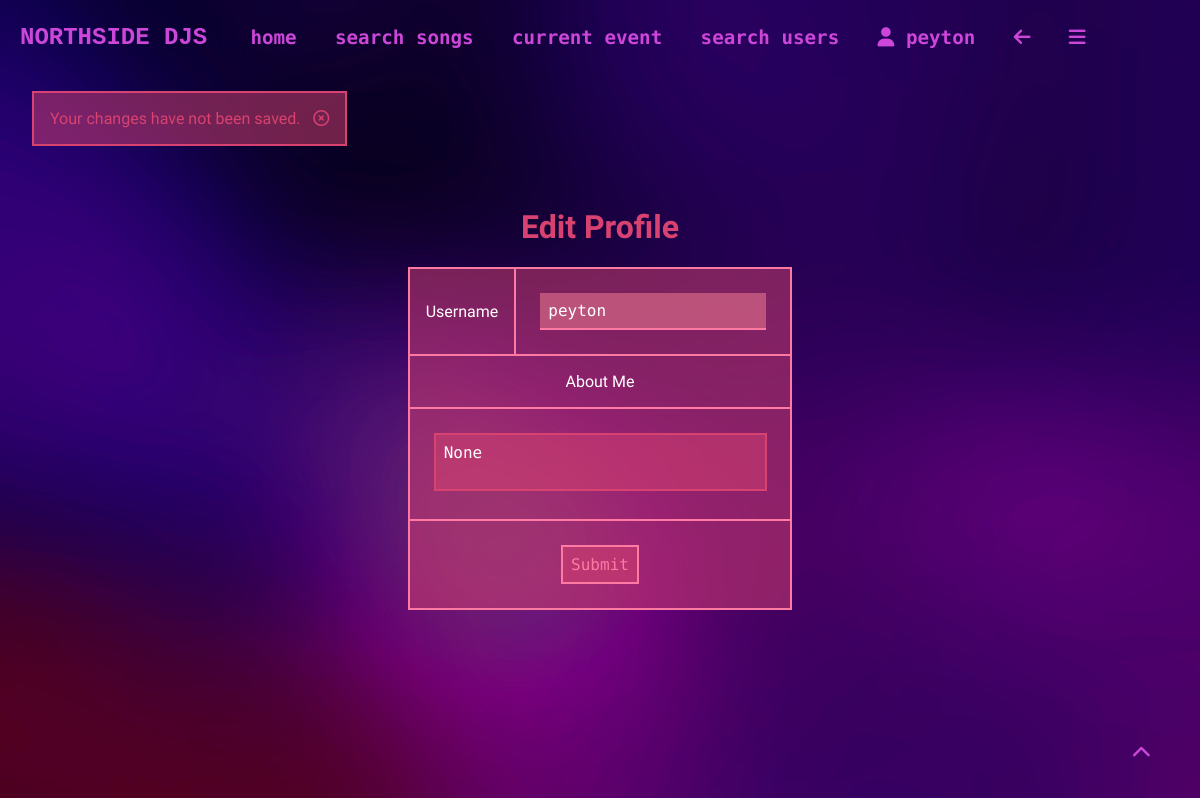
The page /edit_profile (signed in) on the database as committed earlier.
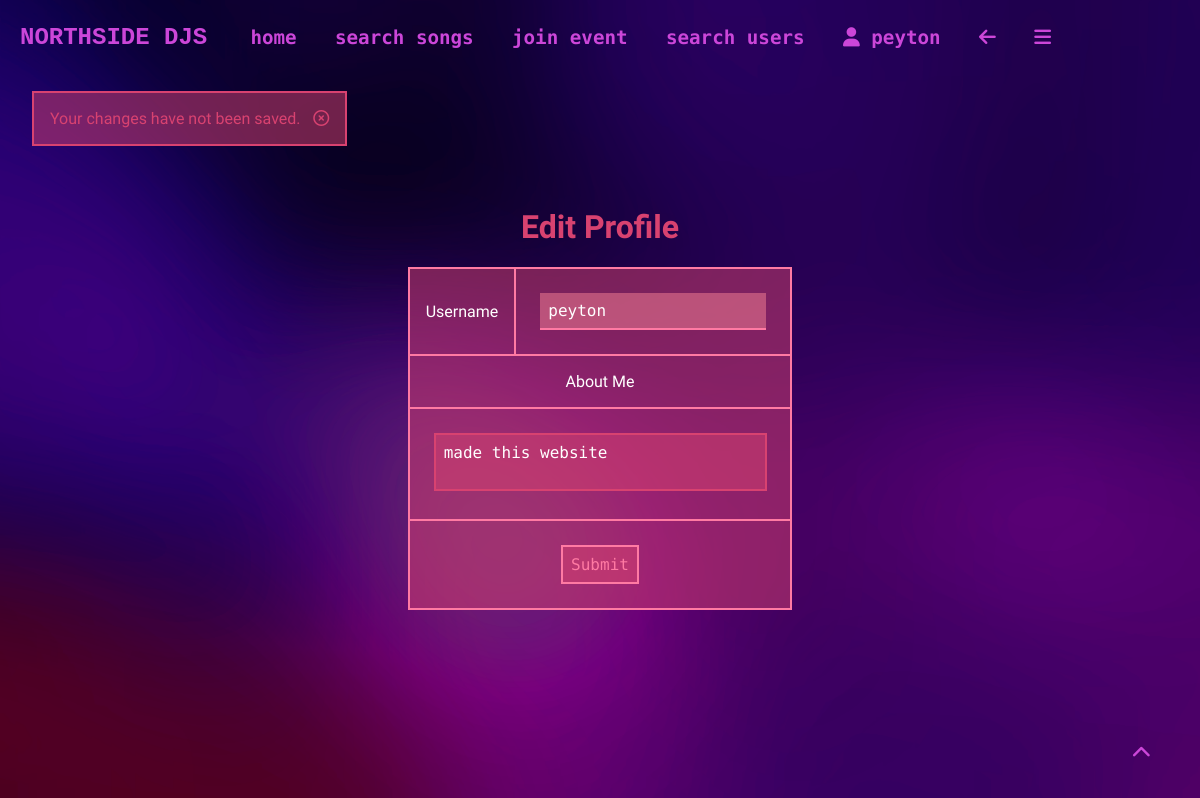
The same page on the database as committed later.
### app/models.py (models this page shows, shortened)
class User(UserMixin, db.Model):
    user_id = db.Column(db.Integer, primary_key=True)
    username = db.Column(db.String(64), index=True, unique=True)
    email = db.Column(db.String(120), index=True, unique=True)
    password_hash = db.Column(db.String(128))
    about_me = db.Column(db.String(140))
    in_event = db.Column(db.Boolean, default=False)
    pfp = db.Column(db.String(140))
    events = db.relationship('Events', back_populates='user')
    songs = db.relationship('FavouriteSong', back_populates='user')
    event_users = db.relationship('EventUsers', back_populates='user')
    voted_songs = db.relationship('VotedSongs', back_populates='user')
    song_reviews = db.relationship('SongReviews', back_populates='user', foreign_keys='SongReviews.user_id')
    username_rel = db.relationship('SongReviews', back_populates='username_rel', foreign_keys='SongReviews.username')

### app/routes.py (the view)
@app.route('/edit_profile', methods=['GET', 'POST']) # edit profile page
@login_required
def edit_profile(): # edit profile function
    form = EditProfileForm() # sets form as the EditProfileForm from forms.py
    if form.validate_on_submit(): # checks if the form validates when submitted
        current_user.username = form.username.data # sets the username to the form data
        current_user.about_me = form.about_me.data # sets the about me to the form data
        db.session.commit() # commits to database
        flash('Your changes have been saved.')
        return redirect(url_for('user', username=current_user.username)) # redirects to the users profile page
    else:
        form.username.data = current_user.username # sets the username to the current users username
        form.about_me.data = current_user.about_me # sets the about me to the current users about me
        flash('Your changes have not been saved.')
    return render_template('edit_profile.html', title='Edit Profile',
                           form=form) # renders the edit profile page

### app/forms.py
class EditProfileForm(FlaskForm):
    username = StringField('Username', validators=[DataRequired()])
    about_me = TextAreaField('About me', validators=[Length(min=0, max=140)])
    submit = SubmitField('Submit')

### app/models.py (called while the page is built)
@login.user_loader
def load_user(user_id):
    return User.query.get(int(user_id))

### app/routes.py (called while the page is built)
@app.context_processor # injects the current event the user is in into all templates
def inject_user_event():
    if current_user.is_authenticated: # checks if the user is logged in
        if current_user.in_event: # checks if the user is in an event
            user_id = current_user.user_id
            user_event = EventUsers.query.filter_by(user_id=user_id).first().event_id
            return dict(user_event=user_event) # returns the event that the user is in
        else:
            return dict(user_event=None) # returns the user event as none if the user is not in an event
    return dict(user_event=None) # returns the user event as none if the user is not logged in

### app/templates/edit_profile.html (shortened to what this page needs)
{% extends "base.html" %}
{% block content %}
<div class="searchcard">
    <h1>Edit Profile</h1>
    <form action="{{url_for('edit_profile')}}" method="post">
        <table>
            <tr>
                <td><label for="username">Username</label></td>
                <td><input type="text" name="username" value="{{current_user.username}}"></td>
            </tr>
            <tr>
                <td class="centretext" colspan="2"><label for="about_me">About Me</label></td>
            </tr>
            <tr>
                <td colspan="2"><textarea type="textarea" name="about_me">{{current_user.about_me}}</textarea></td>
            </tr>
            <tr>
                <td colspan="2" class="centretext"><input type="submit" value="Submit"></td>
            </tr>
        </table>
    </form>
</div>
{% endblock %}

### app/templates/base.html (shortened to what this page needs)
<!DOCTYPE html>
<html lang="en">
<head>
   <link rel="stylesheet" href="{{ url_for('static', filename='css/styles.css') }}">
</head>
<body class="{% block body_class %}{% endblock %}">
    <div class="header" id="top">
        <h1 class="logo" onclick="location.href='{{ url_for('index') }}'">NORTHSIDE DJS</h1>
        <a href="{{ url_for('index') }}">home</a>
        {% if current_user.is_anonymous %}
            <a href="{{ url_for('register') }}">sign up</a>
            <a href="{{ url_for('login') }}">log in</a>
        {% else %}
            <a href="{{ url_for('search') }}">search songs</a>
                {% if current_user.in_event == 0 %}
                <a href="{{ url_for('join_event')}}">join event</a>
                {% else %}
                    <a href="{{ url_for('event', event_id=user_event) }}">current event</a>
                {% endif %}
            <a href="{{ url_for('search_users') }}">search users</a>
            <a href="{{ url_for('user', username=current_user.username) }}"><i class="fa-solid fa-user"></i> {{current_user.username}}</a>
            <a href="javascript:history.back()"><i class="fa-solid fa-arrow-left"></i></a>
            <div class="hamburger">
                <a href="javascript:showSidebar()"><i class="fa-solid fa-bars"></i></a>
            </div>
        {% endif %}
    </div>
    <div class="flash">
        {% with messages = get_flashed_messages() %}
            {% if messages %}
                <ul>
                    {% for message in messages %}
                        <li id="flashmessage">{{ message }} <a href="javascript:removeFlash()"><i class="fa-regular fa-circle-xmark"></i></a> </li>
                    {% endfor %}
                </ul>
            {% endif %}
        {% endwith %}
    </div>
    {% block content %}{% endblock %}
<div class="footer header">
        <a href="#top" id="scrollbtn"><i class="fa-solid fa-chevron-up"></i></a>
    </div>
</body>
</html>

Rows that differ between the two databases and show on the page:
changed User "peyton": in_event True → False (drawn); about_me "None" → "made this website"
Other text that changed with them:
text no longer shown: "current event"
text now shown: "join event"
